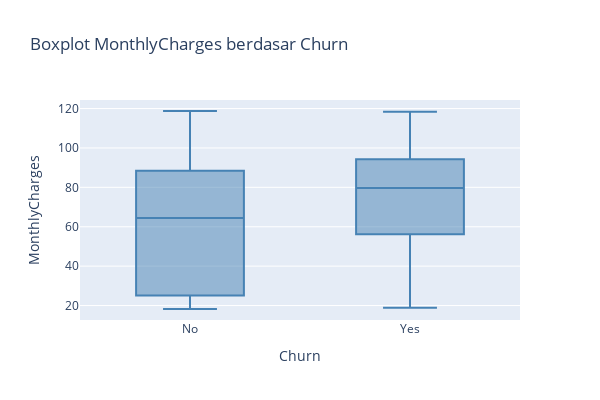

The code cell stored with this chart in its notebook:
### Markdown cell above
## Apakah customer yang memiliki monthly charges yang tinggi cenderung churn?

Hint: dapat ditunjukan melalui distribusi data

### Code cell
fig_box = px.box(
    df,
    x='Churn', 
    y='MonthlyCharges',
    title="Boxplot MonthlyCharges berdasarkan Churn",
    width=600,
    height=400,
    color_discrete_sequence=["steelblue"]
)
fig_box.show()

### Figure 1 — Plotly figure (JSON) as saved in the notebook; plotly's stock layout.template omitted (floating-point values rounded to 4 significant figures; data arrays with more than 128 entries replaced by an {"elided": "..."} marker saying what was removed)
{"data": [{"alignmentgroup": "True", "hovertemplate": "Churn=%{x}<br>MonthlyCharges=%{y}<extra></extra>", "legendgroup": "", "marker": {"color": "steelblue"}, "name": "", "notched": false, "offsetgroup": "", "orientation": "v", "showlegend": false, "type": "box", "x": {"elided": "7043 str values"}, "x0": " ", "xaxis": "x", "y": {"elided": "7043 float values"}, "y0": " ", "yaxis": "y"}], "layout": {"boxmode": "group", "height": 400, "legend": {"tracegroupgap": 0}, "title": {"text": "Boxplot MonthlyCharges berdasar Churn"}, "width": 600, "xaxis": {"anchor": "y", "domain": [0, 1], "title": {"text": "Churn"}}, "yaxis": {"anchor": "x", "domain": [0, 1], "title": {"text": "MonthlyCharges"}}}}
